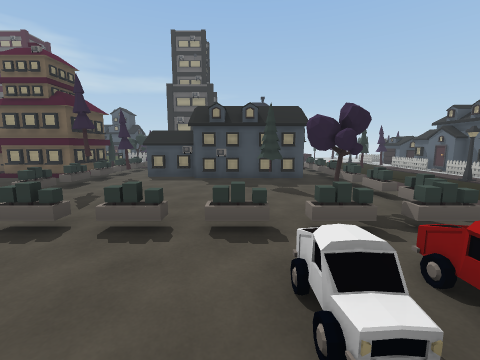
view 1 (above)

24 first-person views from a walk through a Unity game level. The camera is 1.5 m above the floor, tilts 8° down and sees 90° across. The floor is counted in squares, 1 m on a side. Each view is taken from the middle of a square. On the plan, view 1 faces up. The plan holds only what a view shows up to about 13 squares ahead; the rest is blank. The place goes on beyond the plan. Some surface patterns are stand-ins.

view 2
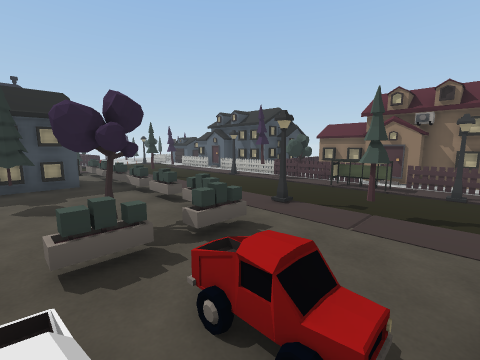

view 3
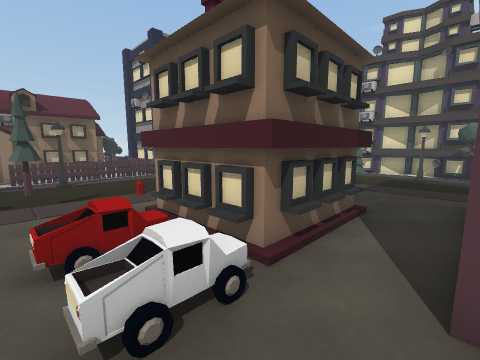

view 4
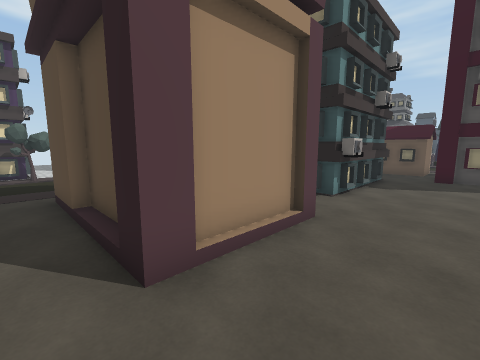

view 5
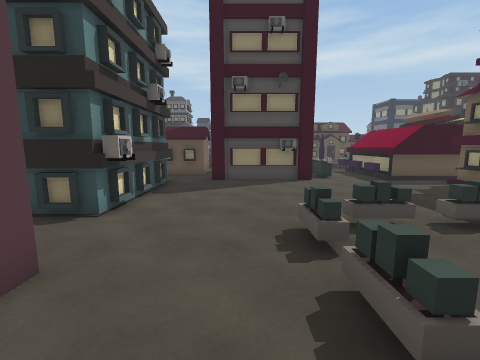

view 6
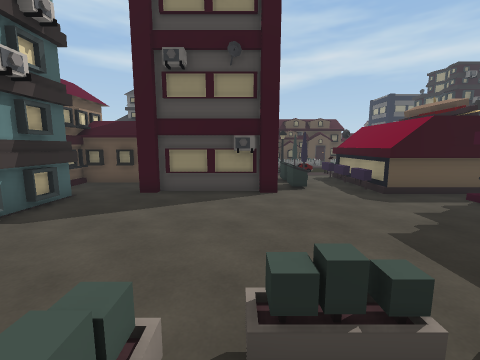

view 7
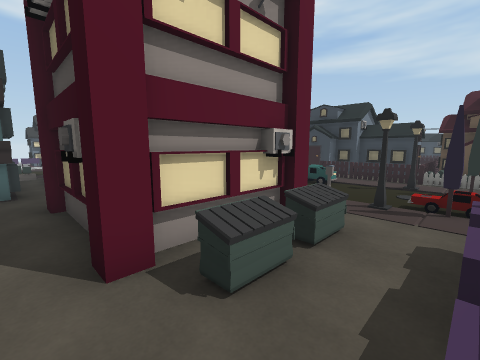

view 8
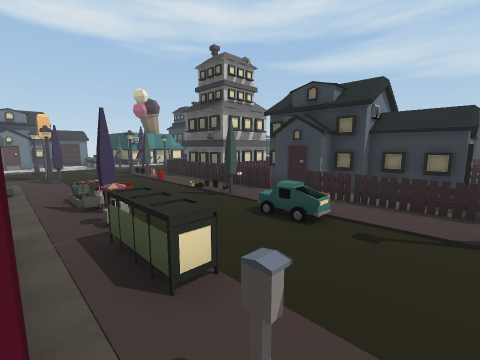

view 9
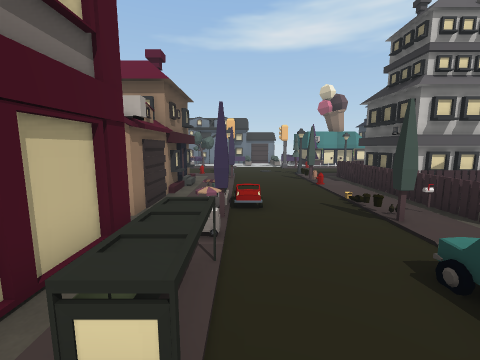

view 10
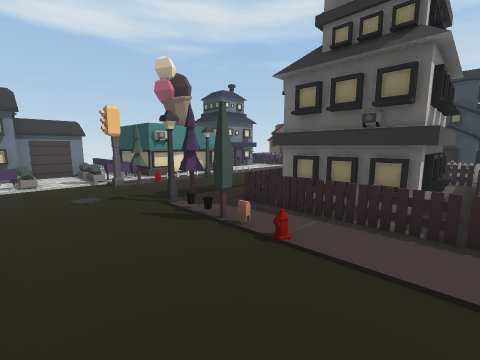

view 11
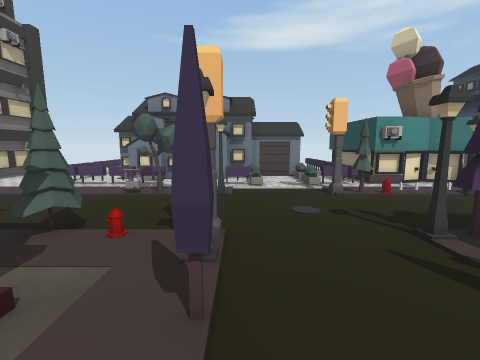

view 12
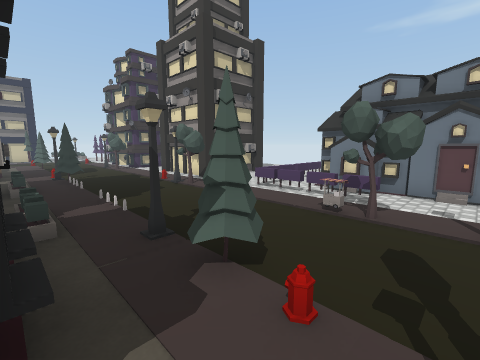

view 13
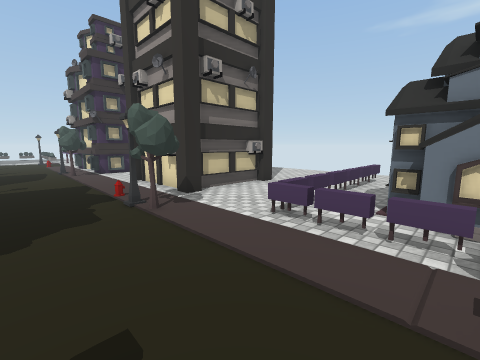

view 14
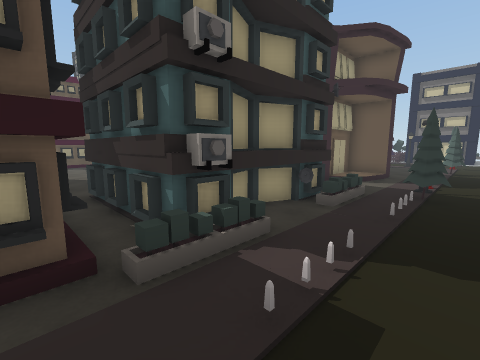

view 15
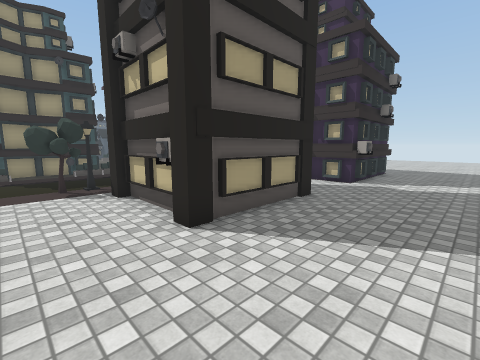

view 16
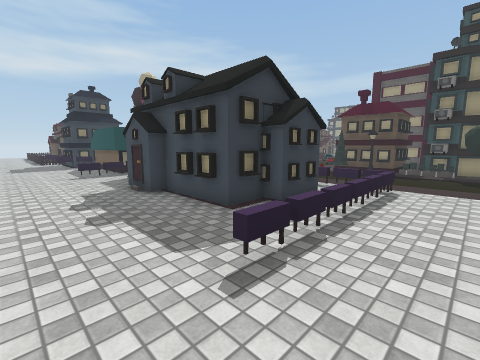

view 17
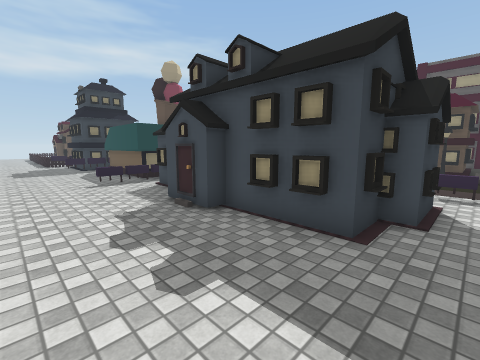

view 18
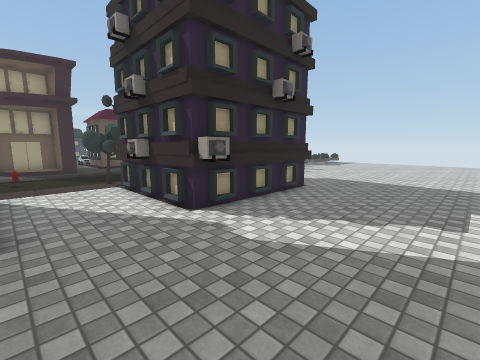

view 19
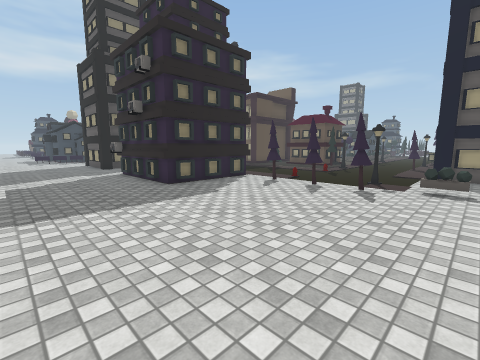

view 20
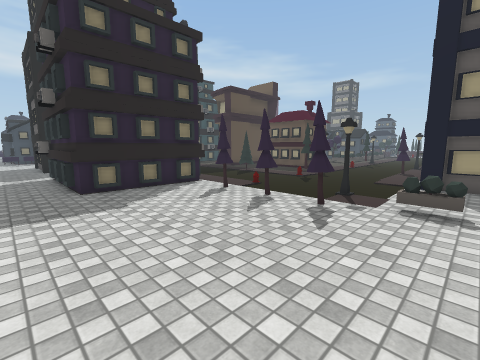

view 21
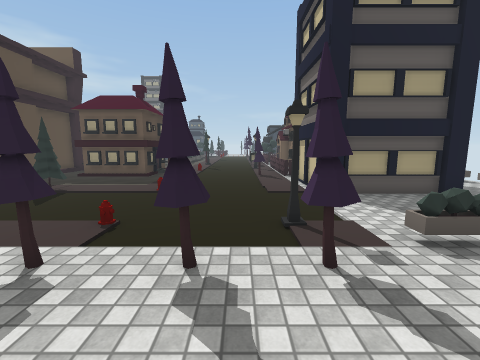

view 22
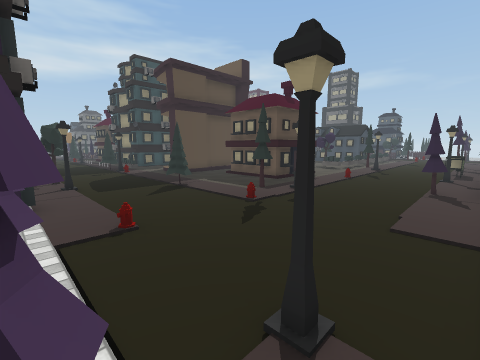

view 23
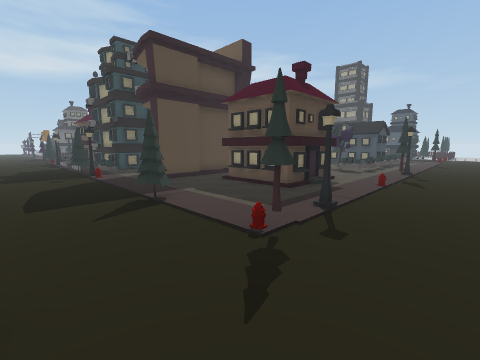

view 24
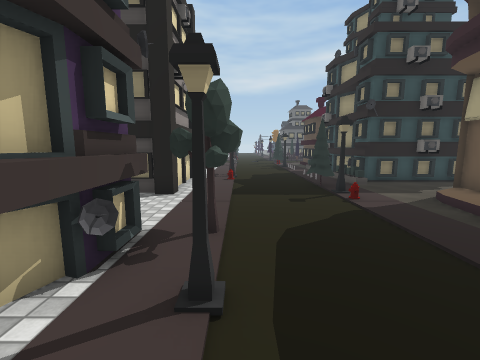

### Floor plan
Key: @ floor where view 1 was taken; # wall or solid block; . floor; / step, stairs or slope; O other object.
Columns run from 27 left of view 1 to 13 right of it. Each row starts with its distance up from view 1.
 13           OOO O OOOO.. OOOOOOOO.      .OO
 12            O  OOOOOO...OOOOOOOO..   ...OO
 11           OOOOO...  .OO...OOOO...   .# OO
 10           OOOOO.... ..............  ..  O
  9 O O .O .O..OOOO.............O..... ..O
  8 OOOO.. ...............O..........  ..OOO
  7 OOOO.#.....OOO................... ....OOO
  6 OO O.....OOOOOO..............OOO......O.O
  5 OOOO.O...OO   O..................#...OO.O
  4 OOOO.....OO   O.......O..............O.O
  3 OOOO.....OO   O...................O..OOO#
  2   OO.....OO   O.............OO........OO#
  1  OOOOO..OOOOO................OO......#OO#
  0  O.O....O.OOO..OOOOOO..####@OOOO......OO#
 -1 OOOO......OOO..O   OO.    /.O OO......O.O
 -2 OOOO......O OO.O   OO.    /.OOOO.....OO
 -3  OOO......O  O.O   OO..#O##.OOOO......OO
 -4   OO......OOOO.OOOOOO../  #......#.....O
 -5   OO.O..O.OOOO.OOOOOO...//#............O
 -6    ../...#.............................O
 -7   ..O/.....O.#.......O.#.....OO...O....OO
 -8  ........................................
 -9  ........................................
-10  #..O.....OO.....OO.......O.#........#...
-11 ....O#....O......O........O....O.......OO
-12 O.OOOO..O..OOOOO...OOOOO..OOOOOO.OOOOO...
-13 OOOOOO.O...OOO.O...OOO O..OOOOOO.........
-14 OOOO O..OOOOOO.O...O    ..OO  OO.........
-15    OOOOOO OOOO.O...O    ..OOOOOO.........
-16 OOOOOOOOOOOOOO.O...OOOOO..OOOOOO.........
-17  ...O.OOOOOOO..O...........O.............
-18 ....O..........O.........................
-19 ...............O.........................
-20 ................. .......................
-21 ................ .    ...................

Where each view was taken, in squares from view 1:
view 1: 0 up, 0 right, facing up
view 2: 1 up, 1 right, facing up-right
view 3: 3 up, 1 left, facing down-right
view 4: 3 up, 0 right, facing down-left
view 5: 3 up, 2 left, facing left
view 6: 5 up, 5 left, facing left
view 7: 9 up, 12 left, facing down-left
view 8: 7 up, 17 left, facing down-left
view 9: 6 up, 19 left, facing down
view 10: 1 down, 19 left, facing down-left
view 11: 3 down, 19 left, facing down
view 12: 5 down, 18 left, facing down-right
view 13: 8 down, 15 left, facing down-right
view 14: 8 down, 14 left, facing up-right
view 15: 20 down, 11 left, facing up-right
view 16: 21 down, 10 left, facing up-left
view 17: 21 down, 13 left, facing up-left
view 18: 21 down, 4 left, facing up-right
view 19: 21 down, 13 right, facing up-left
view 20: 18 down, 13 right, facing up-left
view 21: 15 down, 9 right, facing up
view 22: 12 down, 11 right, facing up-left
view 23: 10 down, 9 right, facing up-left
view 24: 10 down, 3 right, facing left
